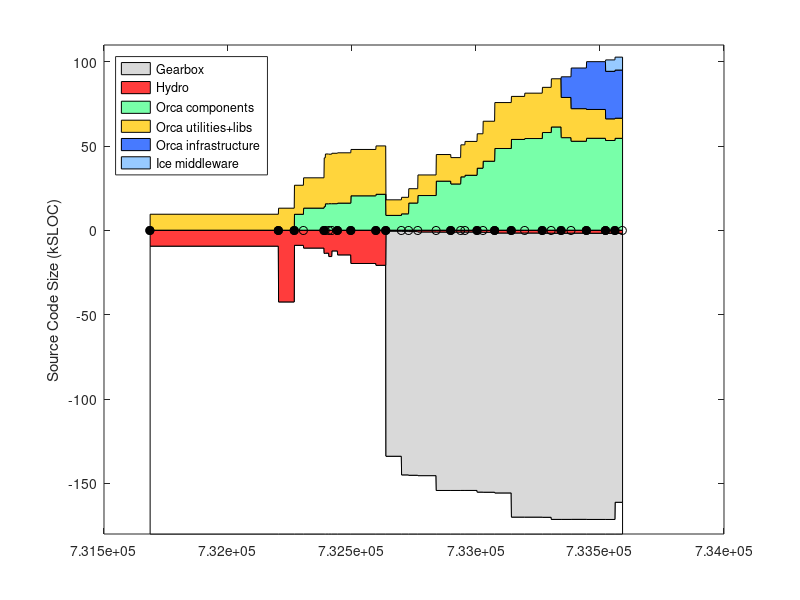

Here is the MATLAB script that generated this plot: (Note: this script raises an error after producing the figure.)
% keep track of orca project size using sloccount
clear all

%%%%%%%%%% DATA %%%%%%%%%%%%%%%%%%%%

% include/* except: include/{Freeze IceSSL IcePatch2}
% src/{Ice Slice IceGrid icecpp IceStorm slice2cpp IceUtil IceBox IceXML}
%  Sice212 = [
%  (7842-1000) + (22093+18419+11499+10568+4392+4200+4252+567+316)
%  ];
%  Sice301 = [
%  (8164-1000) + (23018+19384+19169+10596+4479+4343+4308+622+319)
%  ];
% same as above, but now also add Java:
% src/{IceInternal Ice IceUtil IceBox}
%  Sice310 = [
%  (8810-1200) + (24275+20494+22689+10587+4569+4877+4770+667+319) + (13190+6915+1262+493)
%  ];
%  Sice311 = [
%  (8950-1275) + (24511+20505+22898+10590+4600+4884+4782+683+323) + (13266+6929+1262+504)
%  ];

% it's much easier to count the whole of Ice (we use most of it anyway)
% sloccount include/ src/
% (this does not account for .ice files in [ice]/slice/* but it's a small fraction of total)
% c_count slice/*/*.ice
Sice212 = 133523;
Sice301 = 144513;
Sice310 = 153243;
Sice311 = 154145;
Sice320 = 168475;
Sice321 = 169725;
% sloccount cpp/include/ cpp/src/
Sice330 = 159523;

% indeces
iyy=1;
imm=2;
idd=3;
iver=4;
isub=5;
ibase=6;
icomp=7;
iutil=8;
iad=9;
icrp=10;

% the old way to count lines in *.ice files:
% rename them to *.cpp like this:
% $cd src/interfaces/slice/orca; for file in *; do mv $file `echo $file | sed s/.ice/.cpp/`; done
Sorca = [ ...
% YY    MM  DD  ?   SUB     BASE    COMP   UTILS   A&D  COMMON  VERSION
% 0.8.6: a single distro, divide in halves arbitrarily
2003     4  14  1   0       18930/2 18930/2  0      0   0    % 0.8.6 (last change in doc/ChangeLog
% BASE: orca-base
% COMP: sloccount orca-components/src/components
% UTIL: slocc orca-components/src/util
2004     9  13  1   0       42543   13047   0       0   0   % 0.11.0
2004    11  16  1   0       8963    17208   9441    0   0   % 0.12.0
2004    12  23  0   0       10596   17965   13094   0   0   % 0.12.1
2005     3  16  1   0       13767   28881   14005   0   0   % 0.13.0
2005     3  21  0   0       13620   29524   15665   0   0   % 0.13.1
2005     4   4  0   0       15630   29345   15727   0   0   % 0.13.2
2005     4  16  0   0       12283   29897   15724   0   0   % 0.13.3
2005     5   9  1   0       14639   29838   16056   0   0   % 0.14.0
2005     7   2  1   0       19751   27479   20395   0   0   % 0.15.0
2005    10  11  1   0       20818   28675   21303   0   0   % 1.0.0
% BASE: c_count src/interfaces/slice/orca/*.ice
% COMP: sloccount src/components
% UTIL: sloccount src/utils
2005    11  20  1   Sice212 530    9226         8781        0    0   % 2.0.0-rc1
2006     1  22  0   Sice301 596    9801         9695        0    0   % 2.0.0-rc2
% UTIL-IN-COMP: sloccount components/log* 
% COMP: sloccount components MINUS UTIL-IN-COMP
% UTIL: sloccount utils PLUS UTIL-IN-COMP
2006     2  20  0   Sice301 813    9867-1372    14734+1372  0    0  % 2.0.0-rc3
% UTIL-IN-COMP: sloccount components/orcaview* components/log*
2006     3  29  0   Sice301 1052   14625-2421   18131+2421  0    0  % 2.0.0-rc4
2006     6  11  0   Sice310 1116   19999-4215   24867+4215  0    0  % 2.0.0-rc5  
2006     8   9  1   Sice310 1116   19979-4348   23066+4348  0    0  % 2.0.0
2006     9  18  0   Sice310 1094   19317-329    31304+329   0    0  % 2.0.1
2006    10   5  0   Sice310 1094   20384-329    32255+329   0    0  % 2.0.2
2006    11  23  1   Sice311 1178   21408-1001   35768+1001  0    0  % 2.1.0
% BASE: c_count src/interfaces/slice/orca/*.ice
% COMP: sloccount src/components
% UTIL: sloccount src/utils src/libs
2006    12  17  0   Sice311 1240    23701   40914  0     0 % 2.1.1
2007     2   2  1   Sice311 1671    27238   48446  0     0 % 2.2.0
2007     4  10  1   Sice320 1671    25512   53828  0     0 % 2.3.0
2007     6   3  0   Sice320 1682    26905   54359  0     0 % 2.4.0
2007     8  13  1   Sice320 1772    26795   57918  0     0 % 2.5.0
2007     9  18  0   Sice321 1787    28573   61216  0     0 % 2.6.0
% A&D: Hydro: sloccount src
2007    10  28  1   Sice321 1787    23840   54879  12251  0     % 2.7.0
2007    12   7  0   Sice321 1750    19312   52762  24104  0     % 2.8.0
2008     2   7  1   Sice321 1811    17083   54520  28341  0     % 2.9.0
% COMMON: Gearbox: sloccount src
% YY    MM  DD  ?   SUB     BASE    COMP    UTILS  A&D   COMMON VERSION
2008     4  24  1   Sice321 1825    12851   53186  28196  6750  % 2.10.0 (G 1.0.0)
2008     6   1  1   Sice330 1825    11931   54491  28550  7659  % 2.11.0 (G 1.1.0)
];
Vorca ={'0.8.6', '0.11.0', '0.12.0', '0.12.1', '0.13.0', '0.13.1', '0.13.2', '0.13.3', '0.14.0', '0.15.0', '1.0.0', ...
    '2.0.0-rc1', '2.0.0-rc2', '2.0.0-rc3', '2.0.0-rc4', '2.0.0-rc5', '2.0.0', '2.0.1', '2.0.2', '2.1.0', '2.1.1', ...
    '2.2.0', '2.3.0', '2.4.0', '2.5.0', '2.6.0', '2.7.0', '2.8.0', '2.9.0', '2.10.0', '2.11.0' }';

% add a dummy release just for display
Sorca(end+1,:) = Sorca(end,:);
Sorca(end,imm) = Sorca(end,imm)+1;
Sorca(end,iver) = 0;
Vorca{end+1} = 'dummy';

% convert dates
Torca = datenum(Sorca(:,iyy),Sorca(:,imm),Sorca(:,idd));

% 2nd digit releases
i2 = (Sorca(:,iver)==1);
Torca2 = Torca(i2);
Vorca2 = Vorca(i2);

% for comparison, ASN
%  Sasn = 90433;

Sgenom = [
% YY    MM  DD  ? SUB   BASE    COMP    UTIL    VERSION
% SUB : cd pocolibs-2.3; sloccount include src
% BASE: cd genom-2.0; sloccount include src
% COMP: 0
% UTIL: 0 
2007    8   31  1  9786    11368   0   0       % 2.0
];

Splayer = [ 
% YY    MM  DD  ?   SUB     BASE                COMP       UTIL  VERSION
% BASE: (server-drivers)+client_libs
% COMP: drivers + utils
2002    12 04   1  0    (17331-12037)+9188      12037+2685 0    % 1.3.1
2003    7  15   1  0    (30452-24334)+12458     24334+3064 0    % 1.4-rc1
2003    12 07   1  0    (37378-30947)+13110     30947+9633 0    % 1.4-rc2
2004    5  31   1  0    (49225-42643)+13664     42643+3550 0    % 1.5
2004    11 12   1  0    (50758-43190)+13545     43190+4479 0    % 1.6
2005    1  31   0  0    (52069-44517)+13576     44517+4662 0    % 1.6.2
2005    7  28   0  0    (53348-45686)+14300     45686+5188 0    % 1.6.5
% BASE: (libplayercore-./bindings) + client_libs + (libplayertcp-./bindings)
% note: libplayerxdr is autogenerated
% COMP: server + utils
2005    10 25   0  0    (4866-0)+7560+(1391-0)  46474+5725  0   % 2.0pre7
% SUB : 0
% BASE: sloccount libplayercore client_libs libplayertcp 
%           MINUS sloccount libplayercore/bindings/ libplayertcp/bindings
% note: libplayerxdr is autogenerated
% COMP: sloccount server 
% UTIL: sloccount utils PLUS stage/src
% YY    MM  DD  ?   SUB     BASE                COMP       UTIL  VERSION
2006    2  28   1  0    63992-47749-1291        54704       0     % 2.0.0
2006    3  25   1  0    65606-48912-1291        53033       0     % 2.0.1
2006    6   9   1  0    69083-51546-1319        61421       0     % 2.0.2
2006    9  26   1  0    69388-51546-1319        64088       13606       % 2.0.3
2007    5   2   1  0    69602-51686-1359        58396       9589+13606  % 2.0.4
2007   12  13   1  0    34980-2039              74385       11417+15464 % 2.1.0rc1
2008    4  11   1  0    24808-109               84226       12154+15464 % 2.1.0
];
Tplayer = datenum(Splayer(:,1),Splayer(:,2),Splayer(:,3));

Saria = [
% YY    MM  DD  ? SUB   BASE    COMP    UTIL    VERSION
% SUB : 0
% BASE: sloccount ArNetworking/include/ ArNetworking/src/
% COMP: sloccount include src
% UTIL: 0 
2007    2   20  1  0    15854   45965   0       % 2.5.1
];

Scarmen = [
% YY    MM  DD  ?   SUB     BASE    COMP                    UTIL   VERSION
% SUB : cd src; sloccount ipc
% BASE: sloccount carmenpp global java python
% COMP: sloccount src MINUS all other
% UTIL: sloccount logger logtools mapeditor param_daemon robotgui simulator 
2007    8   15  1  24965    12032   107745-24965-12032-19629  19629   % 0.6.7
];

Sorocos = [
% YY    MM  DD  ?   SUB     BASE    COMP                        UTIL   VERSION
% SUB : cd ACE_wrappers; sloccount ace PLUS sloccount TAO/tao/
% BASE: ?
% LIBS: sloccount orocos-bfl-[VERSION]-src/src PLUS sloccount kdl-[VERSION]/kdl
% COMP: sloccount orocos-rtt-[VERSION]/src PLUS cd orocos-ocl-[VERSION]; sloccount hardware motion_control
% UTIL: cd orocos-ocl-[VERSION]; sloccount taskbrowser signals deployment reporting viewer ocl 
2007    8   15  1  160300+237011   0   (7767+12865)+(48971+20068)    5104   % ace-5.5, tao-1.5, rtt-1.2.1, bfl-0.6.1, kdl-0.4, ocl-0.4.1
];

Syarp = [
% YY    MM  DD  ?   SUB  BASE     COMP       UTIL   VERSION
% SUB : 0
% BASE: sloccount libYARP_OS libYARP_OS_compat
% COMP: sloccount yarpdev libYARP_dev libYARP_math libYARP_sig libYARP_sig_compat 
% UTIL: sloccount yarp-imageviewer modules
2007    7   26  1  0     21633   23528    1613   % 2.1.6
];

% YY    MM  DD  ?   SUB  BASE     COMP       UTIL
% SUB : 0
% BASE: 0
% COMP: sloccount . (matlab files will not be counted)
% UTIL: 0
Sopenslam = [
2007    8   16  1   0    0        23719      0
];

%%%%%%%%%% PLOTTING %%%%%%%%%%%%%%%%%%%%

Smax = 180;
d0 = [Torca Torca+1]'; d0=d0(:); d0(1)=[];
d1 = Smax-Sorca(:,isub)-Sorca(:,ibase); d1 = [d1 d1]'; d1=d1(:); d1(end)=[];
d2 = Sorca(:,isub); d2 = [d2 d2]'; d2=d2(:); d2(end)=[];
d3 = Sorca(:,ibase); d3 = [d3 d3]'; d3=d3(:); d3(end)=[];
d4 = Sorca(:,icomp); d4 = [d4 d4]'; d4=d4(:); d4(end)=[];
d5 = Sorca(:,iutil); d5 = [d5 d5]'; d5=d5(:); d5(end)=[];
d6 = Sorca(:,iad); d6 = [d6 d6]'; d6=d6(:); d6(end)=[];
d7 = Sorca(:,icrp); d7 = [d7 d7]'; d7=d7(:); d7(end)=[];

figure(1), clf
ha=area( d0, [d1 d2 d3 d5 d4 d6 d7]/1e3, -Smax ); hold on
plot( Torca, 0*Torca, 'k-o' )
h2=plot( Torca2, 0*Torca2, 'ko' );
set(h2,'markerfacecolor','k')
ylabel('Source Code Size (kSLOC)')

% colors
white = 1*[1 1 1];
gray = .85*[1 1 1];
red = min(255,[255 0 0]+60)/255;
orange = min(255,[255 153 0]+60)/255;
green = min(255,[60 255 109]+60)/255;
dblue = min(255,[51 102 255]+20)/255;
lblue = min(255,[51 102 255]+100)/255;

set(ha(1),'facecolor', white);
set(ha(2),'facecolor', gray);
set(ha(3),'facecolor', red);
set(ha(4),'facecolor', green);
set(ha(5),'facecolor', orange);
set(ha(6),'facecolor', dblue);
set(ha(7),'facecolor', lblue);
ha(1)=[];
legend(fliplr(ha),'Gearbox','Hydro','Orca components','Orca utilities+libs','Orca infrastructure','Ice middleware', 'Location','NorthWest')
%  xlim(datenum([2004;2005],[7;7],[1;1]) )
ylim([-Smax 110])
ax=axis;
%  xlim( [ax(1) datenum([2006 12 31])] )
ax=axis;
% label releases
mark('x', Torca2 )
i2odd = (1:2:length(Torca2));
ht = text(Torca2(i2odd)+5,.04*ax(4)*ones(length(i2odd),1),Vorca2(i2odd));
set(ht,'fontsize',8)
i2even = (2:2:length(Torca2));
ht = text(Torca2(i2even)+5,.08*ax(4)*ones(length(i2even),1),Vorca2(i2even));
set(ht,'fontsize',8)
datetick( 'x', 12 )
hp = plot( Tplayer, -Splayer(:,ibase)/1e3, 'k--o', Tplayer, Splayer(:,icomp)/1e3, 'k--o' );
set(hp, 'color', .5*[1 1 1] )
hpt = text( Tplayer(2), -Splayer(2,ibase)/1e3-8, 'Player infrastructure');
set(hpt, 'color', .5*[1 1 1] )
hpt = text( Tplayer(2), (Splayer(2,icomp)+Splayer(2,iutil))/1e3-5, 'Player "components+utils"');
set(hpt, 'color', .5*[1 1 1] )
%mark('y', Dasn(1,1)/1e3 );
%text( datenum([2003 5 1]), Dasn(1,1)/1e3, 'ASN')
xlabel('Releases')
title('http://orca-robotics.sf.net')

ht=text(datenum(2003,7,1),-Smax+15, '*   generated using David A. Wheeler`s SLOCCount' );
set(ht,'fontsize',8)
ht=text(datenum(2003,7,1),-Smax+5, '** see data in [ORCA]/scripts/matlab/sloccount/slocs.m' );
set(ht,'fontsize',8)

xlim( [ax(1) datenum([2008 9 1])] )
